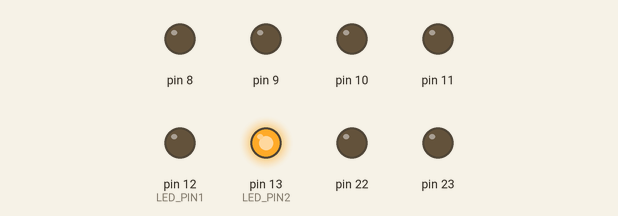
A sketch run on a simulated Arduino Uno, built with avr-gcc and run on an emulated ATmega328P. Shown: output pins drawn as LEDs (lit = HIGH).

Above: at 0.1 s.
Timing chart, 0 to 1.6 s (numbered marks = the images above):
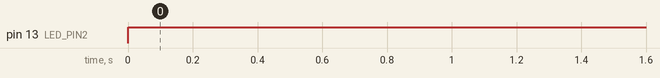

Measured:
- by itself, pin 13 (LED_PIN2): LOW → HIGH at 0.00 s

The sketch:

sketch.ino
```cpp
#define LED_PIN1 12
#define LED_PIN2 13

void setup()
{
    DDRB = 0xFF;
    pinMode(LED_PIN1, OUTPUT);
    pinMode(LED_PIN2, OUTPUT);
}

void loop()
{
    PORTB |= 0x20;
    delay(100);
    PORTB |= 0x00;
    delay(900);
}
```
